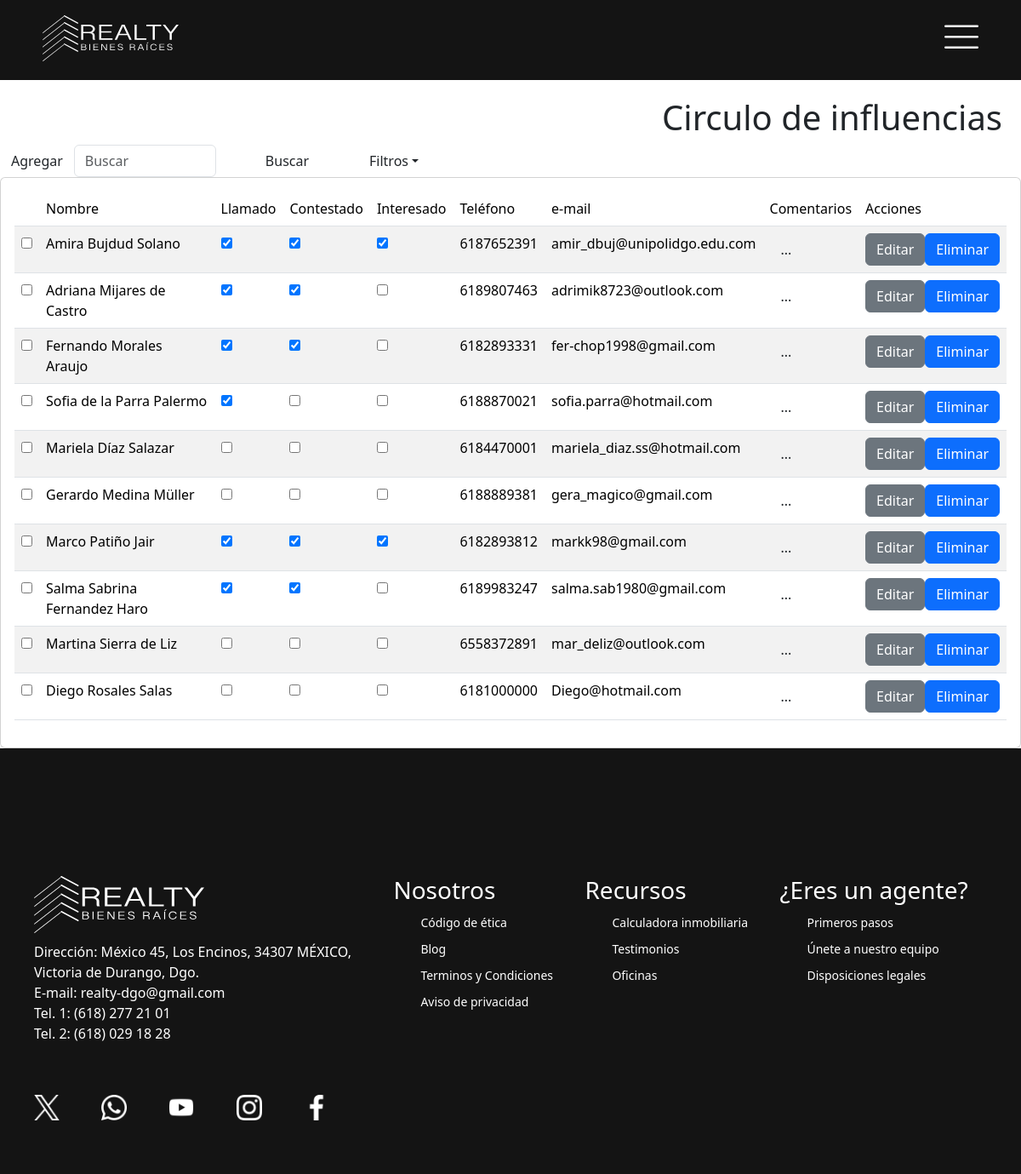
/crud-clientes.php, run on an earlier commit of the app's database.
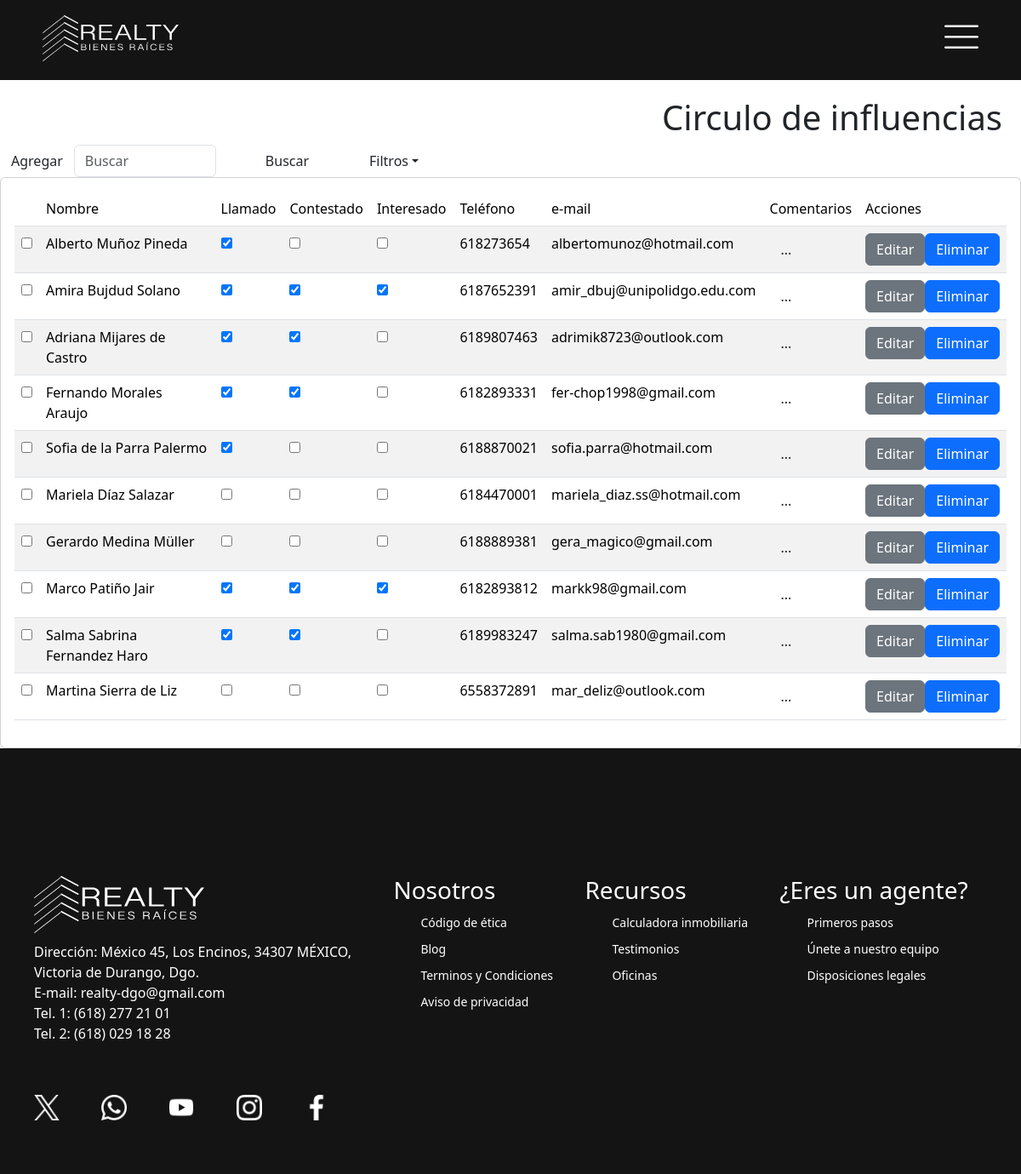
And on a later commit of the database.
### tables this page shows
CREATE TABLE `clientes` (
  `id_cliente` int(10) UNSIGNED ZEROFILL NOT NULL,
  `nombre` varchar(50) NOT NULL,
  `apellido_1` varchar(50) NOT NULL,
  `apellido_2` varchar(50) DEFAULT NULL,
  `correo` varchar(50) DEFAULT NULL,
  `telefono` char(10) NOT NULL,
  `comentario` varchar(500) DEFAULT NULL,
  `id_usuario` int(10) UNSIGNED ZEROFILL NOT NULL,
  `contestado` int(1) NOT NULL DEFAULT 0,
  `llamado` int(1) NOT NULL DEFAULT 0,
  `interesado` int(1) NOT NULL DEFAULT 0
);

### crud-clientes.php (the view, shortened to what this page needs)
<!DOCTYPE html>
<html lang="en">
<head>
	<link href="https://cdn.jsdelivr.net/npm/bootstrap@5.3.2/dist/css/bootstrap.min.css" rel="stylesheet">
	<link rel="stylesheet" href="css/navbar.css">
	<link rel="stylesheet" href="css/crud.css">
</head >
<?php include ('php/conn-vistas.php'); ?>
<body>
	<div class="">
		<div class="row" style="margin-top: 20px; text-align: right; margin-right: 10px;"">
			<div class="col-12">
				<h1>Circulo de influencias</h1>
				<div class="d-flex">
					<button type="button" class="btn" data-bs-toggle="modal" data-bs-target="#FormularioContacto">Agregar</button>
					<form action="crud-clientes.php" method="POST">
						<div class="d-flex">
							<input class="form-control inputBuscar" name="inputBuscar" type="search" placeholder="Buscar">
							<button class="btn form-control btnBuscar" type="submit" name="btnBuscar">Buscar</button>
							<div class="dropdown">
								<button class="btn dropdown-toggle" type="button" data-bs-toggle="dropdown" aria-expanded="false">Filtros</button>
							</div>
						</div>
					</form>
				</div>
			</div>
		</div>
		<div class="row">
			<div class="col">
				<div class="card card-body">
					<table class="table table-hover table-striped">
						<thead>
							<tr>
								<th scope="col"></th>
								<th scope="col">Nombre</th>
								<th scope="col">Llamado</th>
								<th scope="col">Contestado</th>
								<th scope="col">Interesado</th>
								<th scope="col">Teléfono</th>
								<th scope="col">e-mail</th>
								<th scope="col">Comentarios</th>
								<th scope="col">Acciones</th>
							</tr>
						</thead>
						<tbody>
							<?php
								$query = "SELECT * FROM clientes";
								$resultado = mysqli_query($conn, $query);
								while($row = mysqli_fetch_assoc($resultado)) {
										$id = $row['id_cliente'];
									?>
									<tr data-id="fila_<?php echo $id; ?>">
										<form action="php/editar.php?id=<?php echo $id; ?>" method="POST">
											<td>
												<input type="checkbox">
											</td>
											<td>
												<label class="label_nombres"><?php echo $row['nombre']." ".$row['apellido_1']." ".$row['apellido_2']; ?></label>
											</td>
											<td>
												<input class="checkLlamado" type="checkbox" name="llamado" data-id="<?php echo $id?>" <?php echo ($row['llamado'] == 1) ? 'checked' : ' '; ?> >
											</td>
											<td>
												<input class="checkContestado" type="checkbox" name="contestado" data-id="<?php echo $id?>" <?php echo ($row['contestado'] == 1) ? 'checked' : ' '; ?>>
											</td>
											<td>
												<input class="checkInteresado" type="checkbox" name="interesado" data-id="<?php echo $id?>" <?php echo ($row['interesado'] == 1) ? 'checked' : ' '; ?>>
											</td>
											<td>
												<label class="label_telefono"><?php echo $row['telefono']; ?></label>
											</td>
											<td>
												<label class="label_correo"><?php echo $row['correo']; ?></label>
											</td>
											<td>
												<button type="button" class="btn" data-bs-toggle="modal" data-bs-target="#modal_<?php echo $id; ?>">...</button>
											</td>
											<td>
												<div class="d-flex">
													<input class="btn btn-secondary editar" name="editar" type="button" value="Editar">
													<button type="button" class="btn btn-primary eliminar" data-bs-toggle="modal" data-bs-target="#modalEliminar_<?php echo $id; ?>">Eliminar</button>
												</div>
											</td>
										</form>
									</tr>
							<?php } ?>
						</tbody>
					</table>
				</div>
			</div>
		</div>
	</div>
</body>
</html>

What changed in the data, as far as the page shows it:
removed clientes: nombre "Diego", apellido_1 "Rosales", apellido_2 "Salas", telefono "6181000000", correo "Diego@hotmail.com"
added clientes: nombre "Alberto", apellido_1 "Muñoz", apellido_2 "Pineda", llamado "☑", telefono "618273654", correo "albertomunoz@hotmail.com"
